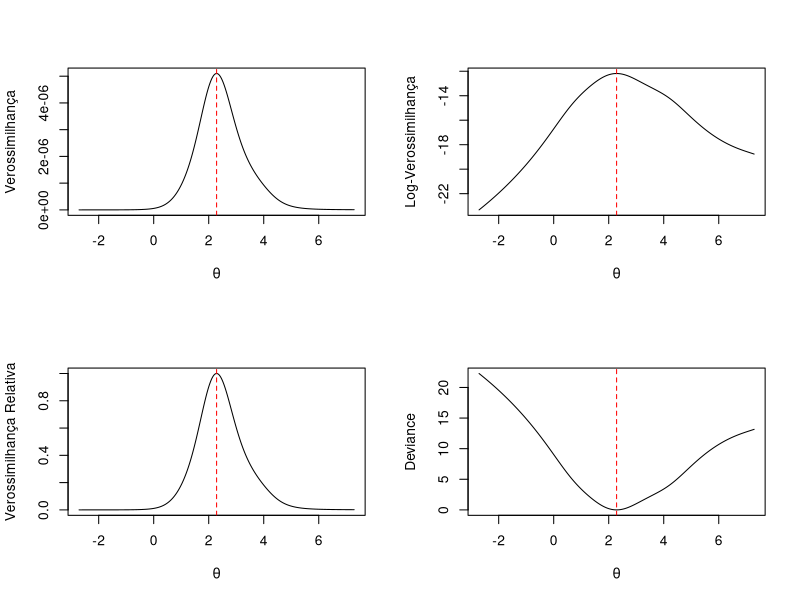

Reproduce this figure in R.
## ---- chunk 1
x <- c(4.2, 0.7, 2.5, 1.9, 7.9)
log_like <- function(theta) {
  sum(dcauchy(x, location = theta, scale = 1, log = TRUE))}

mle_fit <- optimize(log_like, interval = c(min(x) - 1, max(x) + 1), maximum = TRUE)
theta_hat <- mle_fit$maximum
max_ll <- mle_fit$objective

like <- function(theta) {
  exp(log_like(theta))}
rel_like <- function(theta) {
  exp(log_like(theta) - max_ll)}
deviance <- function(theta) {
  -2 * (log_like(theta) - max_ll)}
theta_range <- seq(theta_hat - 5, theta_hat + 5, length.out = 500)

par(mfrow = c(2, 2))
plot(theta_range, sapply(theta_range, like), type = "l",
     xlab = expression(theta), ylab = "Verossimilhança")
abline(v = theta_hat, col = "red", lty = 2)
plot(theta_range, sapply(theta_range, log_like), type = "l",
     xlab = expression(theta), ylab = "Log-Verossimilhança")
abline(v = theta_hat, col = "red", lty = 2)
plot(theta_range, sapply(theta_range, rel_like), type = "l",
     xlab = expression(theta), ylab = "Verossimilhança Relativa")
abline(v = theta_hat, col = "red", lty = 2)
plot(theta_range, sapply(theta_range, deviance), type = "l",
     xlab = expression(theta), ylab = "Deviance")
abline(v = theta_hat, col = "red", lty = 2)
